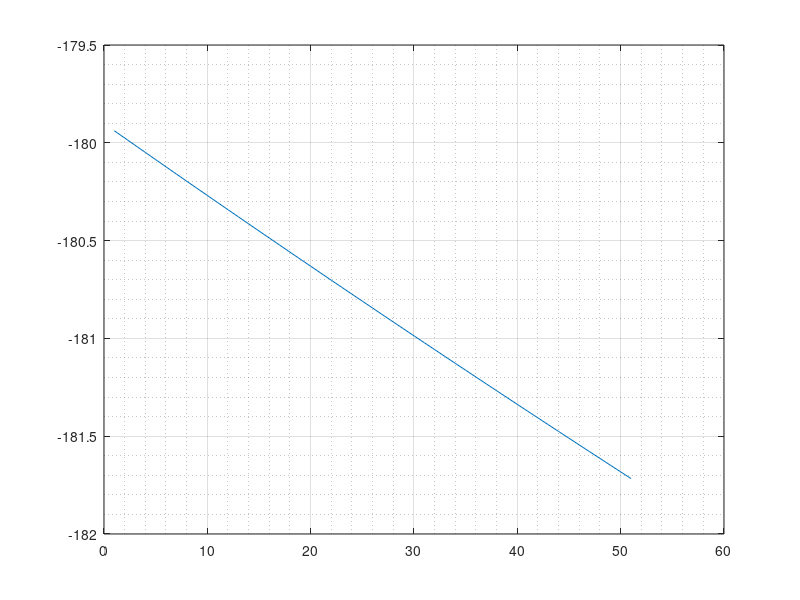

MATLAB code for this plot:
%Find_A180.m

% Estimate the f180 frequency (where the transfer function experiences
% -180 phase shift) and then scan around that range by changing the
% parameter s.

clc; 
clear all;
close all;

results = [];
for f = 6000:10:6500
    results = [results -atand(f/200)-atand(f/1000)-atand(f/30000)];
end

plot(results)
grid on
grid minor